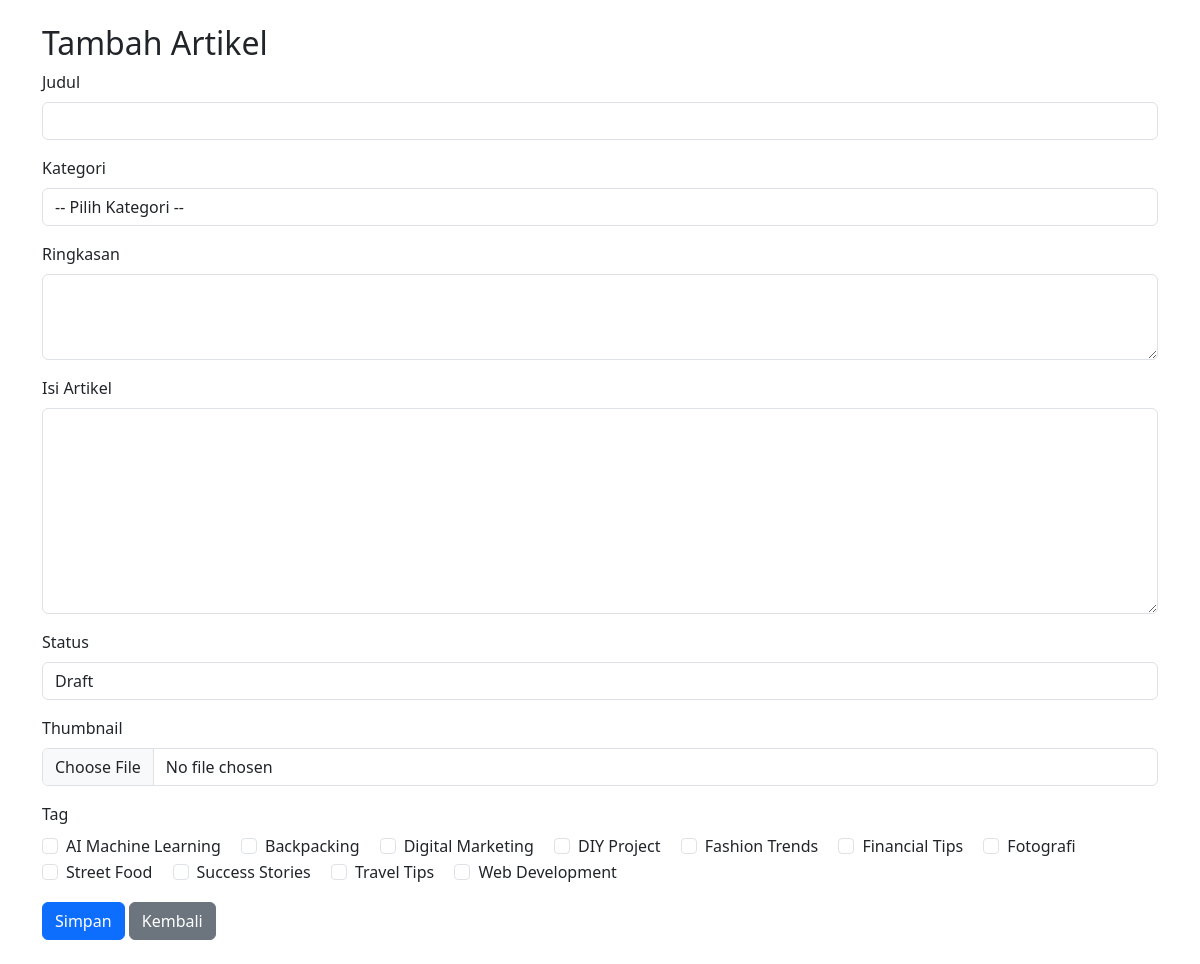
The app's page /admin/artikel/tambah.php (signed in) with its own data.
### tables this page shows
CREATE TABLE `tags` (
  `id` int(11) NOT NULL,
  `nama_tag` varchar(100) DEFAULT NULL,
  `slug` varchar(150) DEFAULT NULL,
  `created_at` timestamp NOT NULL DEFAULT current_timestamp()
);

### admin/artikel/tambah.php (the view, shortened to what this page needs)
<?php
include '../../config/koneksi.php';
?>
<!DOCTYPE html>
<html lang="id">
<head>
    <link href="https://cdn.jsdelivr.net/npm/bootstrap@5.3.3/dist/css/bootstrap.min.css" rel="stylesheet">
</head>
<body>
<div class="container py-4">
    <h2>Tambah Artikel</h2>
    <form action="simpan.php" method="POST" enctype="multipart/form-data">
        <div class="mb-3">
            <label class="form-label">Judul</label>
            <input type="text" name="judul" class="form-control" required>
        </div>
        <div class="mb-3">
            <label class="form-label">Kategori</label>
            <select name="category_id" class="form-control" required>
                <option value="">-- Pilih Kategori --</option>
            </select>
        </div>
        <div class="mb-3">
            <label class="form-label">Ringkasan</label>
            <textarea name="ringkasan" class="form-control" rows="3"></textarea>
        </div>
        <div class="mb-3">
            <label class="form-label">Isi Artikel</label>
            <textarea name="isi" id="editor" class="form-control" rows="8" required></textarea>
        </div>
        <div class="mb-3">
            <label class="form-label">Status</label>
            <select name="status" class="form-control" required>
                <option value="draft">Draft</option>
            </select>
        </div>
        <div class="mb-3">
            <label class="form-label">Thumbnail</label>
            <input type="file" name="thumbnail" class="form-control" accept="image/*">
        </div>
        <?php
        $tags = mysqli_query($conn, "SELECT * FROM tags ORDER BY nama_tag ASC");
        ?>
        <div class="mb-3">
            <label class="form-label">Tag</label>
            <div>
                <?php while($t = mysqli_fetch_assoc($tags)) : ?>
                    <div class="form-check form-check-inline">
                        <input class="form-check-input" type="checkbox" name="tags[]" value="<?= $t['id']; ?>">
                        <label class="form-check-label"><?= htmlspecialchars($t['nama_tag']); ?></label>
                    </div>
                <?php endwhile; ?>
            </div>
        </div>
        <button type="submit" class="btn btn-primary">Simpan</button>
        <a href="index.php" class="btn btn-secondary">Kembali</a>
    </form>
</div>
</body>
</html>

### records on screen
tags: nama_tag "AI Machine Learning"
tags: nama_tag "Backpacking"
tags: nama_tag "Digital Marketing"
tags: nama_tag "DIY Project"
tags: nama_tag "Fashion Trends"
tags: nama_tag "Financial Tips"
tags: nama_tag "Fotografi"
tags: nama_tag "Street Food"
tags: nama_tag "Success Stories"
tags: nama_tag "Travel Tips"
tags: nama_tag "Web Development"
